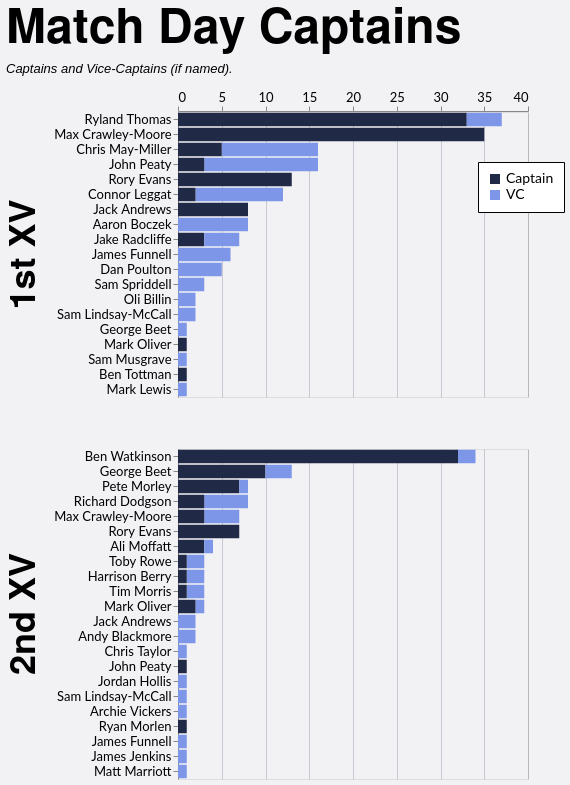

Express this chart as Vega-Lite.
### Vega-Lite specification from a JSON file in a GitHub repository (floating-point values rounded to 4 significant figures)
{"config": {"axis": {"labelFont": "Lato, sans-serif", "titleFont": "PT Sans Narrow, Helvetica Neue, Helvetica, Arial, sans-serif", "labelFontSize": 13, "titleFontSize": 24, "gridColor": "#202947", "gridOpacity": 0.2}, "header": {"labelFont": "PT Sans Narrow, Helvetica Neue, Helvetica, Arial, sans-serif", "titleFont": "PT Sans Narrow, Helvetica Neue, Helvetica, Arial, sans-serif", "labelFontSize": 24, "titleFontSize": 28, "labelFontWeight": "bold", "orient": "left"}, "legend": {"labelFont": "Lato, sans-serif", "titleFont": "PT Sans Narrow, Helvetica Neue, Helvetica, Arial, sans-serif", "labelFontSize": 14, "titleFontSize": 16, "titlePadding": 5, "fillColor": "white", "strokeColor": "black", "padding": 10, "titleFontWeight": "lighter", "titleFontStyle": "italic", "titleColor": "gray", "offset": 10}, "title": {"font": "PT Sans Narrow, Helvetica Neue, Helvetica, Arial, sans-serif", "fontSize": 48, "fontWeight": "bold", "anchor": "start", "align": "center", "titlePadding": 20, "subtitlePadding": 10, "subtitleFontSize": 13, "subtitleColor": "", "subtitleFontStyle": "italic", "offset": 15, "color": "black"}, "axisX": {"labelAngle": 0}, "facet": {"title": null, "header": null, "align": {"row": "each", "column": "each"}}, "resolve": {"scale": {"y": "independent", "facet": "independent"}}, "background": "#f2f1f4"}, "data": {"name": "data-dad5a3876a6ecd55a1030e6778a58838"}, "mark": {"type": "bar"}, "encoding": {"color": {"field": "is_captain", "legend": {"labelExpr": "datum.value ? 'Captain' : 'VC'", "legendX": 300, "legendY": 50, "orient": "none", "title": null}, "scale": {"domain": [true, false], "range": ["#202946", "#7d96e8"]}, "type": "nominal"}, "order": {"field": "is_captain", "sort": "descending", "type": "nominal"}, "row": {"field": "squad", "header": {"labelExpr": "datum.value + ' XV'", "labelFontSize": 36, "title": null}, "spacing": 50, "title": null, "type": "nominal"}, "tooltip": [{"field": "player", "type": "nominal"}, {"field": "squad", "type": "nominal"}, {"aggregate": "sum", "field": "games", "type": "quantitative"}, {"field": "is_captain", "type": "nominal"}], "x": {"aggregate": "sum", "axis": {"orient": "top", "title": null}, "field": "games", "type": "quantitative"}, "y": {"field": "player", "sort": "-x", "title": null, "type": "nominal"}}, "height": {"step": 15}, "resolve": {"scale": {"y": "independent"}}, "title": {"text": "Match Day Captains", "subtitle": "Captains and Vice-Captains (if named)."}, "width": 350, "$schema": "https://vega.github.io/schema/vega-lite/v5.20.1.json", "datasets": {"data-dad5a3876a6ecd55a1030e6778a58838": [{"player": "Max Crawley-Moore", "squad": "1st", "season": "2022/23", "game_type": "League", "is_captain": true, "games": 15}, {"player": "Ryland Thomas", "squad": "1st", "season": "2024/25", "game_type": "League", "is_captain": true, "games": 15}, {"player": "Ryland Thomas", "squad": "1st", "season": "2023/24", "game_type": "League", "is_captain": true, "games": 13}, {"player": "Ben Watkinson", "squad": "2nd", "season": "2021/22", "game_type": "League", "is_captain": true, "games": 9}, {"player": "Rory Evans", "squad": "1st", "season": "2025/26", "game_type": "League", "is_captain": true, "games": 9}, {"player": "Chris May-Miller", "squad": "1st", "season": "2024/25", "game_type": "League", "is_captain": false, "games": 9}, {"player": "Ben Watkinson", "squad": "2nd", "season": "2023/24", "game_type": "League", "is_captain": true, "games": 9}, {"player": "Connor Leggat", "squad": "1st", "season": "2023/24", "game_type": "League", "is_captain": false, "games": 9}, {"player": "Ben Watkinson", "squad": "2nd", "season": "2022/23", "game_type": "League", "is_captain": true, "games": 9}, {"player": "Max Crawley-Moore", "squad": "1st", "season": "2021/22", "game_type": "League", "is_captain": true, "games": 8}, {"player": "George Beet", "squad": "2nd", "season": "2025/26", "game_type": "League", "is_captain": true, "games": 6}, {"player": "Max Crawley-Moore", "squad": "1st", "season": "2023/24", "game_type": "League", "is_captain": true, "games": 5}, {"player": "Dan Poulton", "squad": "1st", "season": "2023/24", "game_type": "League", "is_captain": false, "games": 5}, {"player": "Chris May-Miller", "squad": "1st", "season": "2024/25", "game_type": "League", "is_captain": true, "games": 5}, {"player": "Jack Andrews", "squad": "1st", "season": "2021/22", "game_type": "Friendly", "is_captain": true, "games": 5}, {"player": "John Peaty", "squad": "1st", "season": "2022/23", "game_type": "League", "is_captain": false, "games": 4}, {"player": "John Peaty", "squad": "1st", "season": "2021/22", "game_type": "League", "is_captain": false, "games": 4}, {"player": "Pete Morley", "squad": "2nd", "season": "2024/25", "game_type": "League", "is_captain": true, "games": 4}, {"player": "Max Crawley-Moore", "squad": "2nd", "season": "2023/24", "game_type": "League", "is_captain": false, "games": 4}, {"player": "Aaron Boczek", "squad": "1st", "season": "2025/26", "game_type": "League", "is_captain": false, "games": 4}, {"player": "Jake Radcliffe", "squad": "1st", "season": "2025/26", "game_type": "League", "is_captain": true, "games": 3}, {"player": "James Funnell", "squad": "1st", "season": "2021/22", "game_type": "Friendly", "is_captain": false, "games": 3}, {"player": "Ryland Thomas", "squad": "1st", "season": "2023/24", "game_type": "League", "is_captain": false, "games": 3}, {"player": "Rory Evans", "squad": "2nd", "season": "2024/25", "game_type": "Friendly", "is_captain": true, "games": 3}, {"player": "Max Crawley-Moore", "squad": "1st", "season": "2022/23", "game_type": "Cup", "is_captain": true, "games": 3}, {"player": "Ryland Thomas", "squad": "1st", "season": "2023/24", "game_type": "Cup", "is_captain": true, "games": 3}, {"player": "Richard Dodgson", "squad": "2nd", "season": "2022/23", "game_type": "League", "is_captain": false, "games": 3}, {"player": "Jack Andrews", "squad": "1st", "season": "2021/22", "game_type": "League", "is_captain": true, "games": 3}, {"player": "Rory Evans", "squad": "2nd", "season": "2024/25", "game_type": "League", "is_captain": true, "games": 3}, {"player": "John Peaty", "squad": "1st", "season": "2024/25", "game_type": "League", "is_captain": false, "games": 3}, {"player": "Rory Evans", "squad": "1st", "season": "2025/26", "game_type": "Cup", "is_captain": true, "games": 3}, {"player": "Pete Morley", "squad": "2nd", "season": "2024/25", "game_type": "Friendly", "is_captain": true, "games": 3}, {"player": "Sam Spriddell", "squad": "1st", "season": "2024/25", "game_type": "League", "is_captain": false, "games": 3}, {"player": "Richard Dodgson", "squad": "2nd", "season": "2021/22", "game_type": "League", "is_captain": false, "games": 2}, {"player": "Ben Watkinson", "squad": "2nd", "season": "2021/22", "game_type": "Friendly", "is_captain": true, "games": 2}, {"player": "Jake Radcliffe", "squad": "1st", "season": "2025/26", "game_type": "League", "is_captain": false, "games": 2}, {"player": "Max Crawley-Moore", "squad": "2nd", "season": "2024/25", "game_type": "League", "is_captain": true, "games": 2}, {"player": "Toby Rowe", "squad": "2nd", "season": "2021/22", "game_type": "League", "is_captain": false, "games": 2}, {"player": "Jack Andrews", "squad": "2nd", "season": "2023/24", "game_type": "League", "is_captain": false, "games": 2}, {"player": "Ryland Thomas", "squad": "1st", "season": "2024/25", "game_type": "Cup", "is_captain": true, "games": 2}, {"player": "Ali Moffatt", "squad": "2nd", "season": "2021/22", "game_type": "League", "is_captain": true, "games": 2}, {"player": "Andy Blackmore", "squad": "2nd", "season": "2021/22", "game_type": "League", "is_captain": false, "games": 2}, {"player": "Max Crawley-Moore", "squad": "1st", "season": "2021/22", "game_type": "Cup", "is_captain": true, "games": 2}, {"player": "Ben Watkinson", "squad": "2nd", "season": "2022/23", "game_type": "Friendly", "is_captain": true, "games": 2}, {"player": "James Funnell", "squad": "1st", "season": "2021/22", "game_type": "League", "is_captain": false, "games": 2}, {"player": "George Beet", "squad": "2nd", "season": "2024/25", "game_type": "League", "is_captain": true, "games": 2}, {"player": "Jake Radcliffe", "squad": "1st", "season": "2025/26", "game_type": "Cup", "is_captain": false, "games": 2}, {"player": "Harrison Berry", "squad": "2nd", "season": "2025/26", "game_type": "League", "is_captain": false, "games": 2}, {"player": "Chris May-Miller", "squad": "1st", "season": "2024/25", "game_type": "Cup", "is_captain": false, "games": 2}, {"player": "George Beet", "squad": "2nd", "season": "2025/26", "game_type": "Cup", "is_captain": true, "games": 2}, {"player": "Tim Morris", "squad": "2nd", "season": "2023/24", "game_type": "League", "is_captain": false, "games": 2}, {"player": "Oli Billin", "squad": "1st", "season": "2023/24", "game_type": "Cup", "is_captain": false, "games": 1}, {"player": "James Funnell", "squad": "1st", "season": "2025/26", "game_type": "Friendly", "is_captain": false, "games": 1}, {"player": "Chris Taylor", "squad": "2nd", "season": "2021/22", "game_type": "Friendly", "is_captain": false, "games": 1}, {"player": "George Beet", "squad": "2nd", "season": "2024/25", "game_type": "League", "is_captain": false, "games": 1}, {"player": "George Beet", "squad": "1st", "season": "2025/26", "game_type": "Friendly", "is_captain": false, "games": 1}, {"player": "Ali Moffatt", "squad": "2nd", "season": "2021/22", "game_type": "Cup", "is_captain": true, "games": 1}, {"player": "Connor Leggat", "squad": "1st", "season": "2023/24", "game_type": "Friendly", "is_captain": true, "games": 1}, {"player": "Mark Oliver", "squad": "1st", "season": "2023/24", "game_type": "Cup", "is_captain": true, "games": 1}, {"player": "John Peaty", "squad": "2nd", "season": "2024/25", "game_type": "League", "is_captain": true, "games": 1}, {"player": "Ryland Thomas", "squad": "1st", "season": "2023/24", "game_type": "Cup", "is_captain": false, "games": 1}, {"player": "Jordan Hollis", "squad": "2nd", "season": "2021/22", "game_type": "League", "is_captain": false, "games": 1}, {"player": "Richard Dodgson", "squad": "2nd", "season": "2022/23", "game_type": "League", "is_captain": true, "games": 1}, {"player": "Pete Morley", "squad": "2nd", "season": "2021/22", "game_type": "League", "is_captain": false, "games": 1}, {"player": "Mark Oliver", "squad": "2nd", "season": "2023/24", "game_type": "League", "is_captain": false, "games": 1}, {"player": "Sam Lindsay-McCall", "squad": "2nd", "season": "2024/25", "game_type": "Friendly", "is_captain": false, "games": 1}, {"player": "Sam Lindsay-McCall", "squad": "1st", "season": "2021/22", "game_type": "Friendly", "is_captain": false, "games": 1}, {"player": "Toby Rowe", "squad": "2nd", "season": "2021/22", "game_type": "Cup", "is_captain": true, "games": 1}, {"player": "Ali Moffatt", "squad": "2nd", "season": "2021/22", "game_type": "League", "is_captain": false, "games": 1}, {"player": "Harrison Berry", "squad": "2nd", "season": "2025/26", "game_type": "League", "is_captain": true, "games": 1}, {"player": "Max Crawley-Moore", "squad": "1st", "season": "2021/22", "game_type": "Friendly", "is_captain": true, "games": 1}, {"player": "Connor Leggat", "squad": "1st", "season": "2023/24", "game_type": "League", "is_captain": true, "games": 1}, {"player": "Max Crawley-Moore", "squad": "1st", "season": "2023/24", "game_type": "Friendly", "is_captain": true, "games": 1}, {"player": "Sam Musgrave", "squad": "1st", "season": "2023/24", "game_type": "League", "is_captain": false, "games": 1}, {"player": "Richard Dodgson", "squad": "2nd", "season": "2022/23", "game_type": "Cup", "is_captain": true, "games": 1}, {"player": "Tim Morris", "squad": "2nd", "season": "2024/25", "game_type": "League", "is_captain": true, "games": 1}, {"player": "Archie Vickers", "squad": "2nd", "season": "2023/24", "game_type": "Friendly", "is_captain": false, "games": 1}, {"player": "Aaron Boczek", "squad": "1st", "season": "2023/24", "game_type": "Cup", "is_captain": false, "games": 1}, {"player": "Connor Leggat", "squad": "1st", "season": "2025/26", "game_type": "League", "is_captain": false, "games": 1}, {"player": "Ryan Morlen", "squad": "2nd", "season": "2023/24", "game_type": "League", "is_captain": true, "games": 1}, {"player": "Max Crawley-Moore", "squad": "2nd", "season": "2023/24", "game_type": "League", "is_captain": true, "games": 1}, {"player": "John Peaty", "squad": "1st", "season": "2024/25", "game_type": "League", "is_captain": true, "games": 1}, {"player": "Oli Billin", "squad": "1st", "season": "2023/24", "game_type": "Friendly", "is_captain": false, "games": 1}, {"player": "George Beet", "squad": "2nd", "season": "2021/22", "game_type": "League", "is_captain": false, "games": 1}, {"player": "Mark Oliver", "squad": "2nd", "season": "2023/24", "game_type": "League", "is_captain": true, "games": 1}, {"player": "Ben Watkinson", "squad": "2nd", "season": "2021/22", "game_type": "Cup", "is_captain": false, "games": 1}, {"player": "Ben Watkinson", "squad": "2nd", "season": "2022/23", "game_type": "League", "is_captain": false, "games": 1}, {"player": "Rory Evans", "squad": "1st", "season": "2025/26", "game_type": "Friendly", "is_captain": true, "games": 1}, {"player": "George Beet", "squad": "2nd", "season": "2024/25", "game_type": "Friendly", "is_captain": false, "games": 1}, {"player": "Richard Dodgson", "squad": "2nd", "season": "2021/22", "game_type": "League", "is_captain": true, "games": 1}, {"player": "Ben Watkinson", "squad": "2nd", "season": "2023/24", "game_type": "Friendly", "is_captain": true, "games": 1}, {"player": "James Funnell", "squad": "2nd", "season": "2023/24", "game_type": "League", "is_captain": false, "games": 1}, {"player": "Rory Evans", "squad": "2nd", "season": "2024/25", "game_type": "Cup", "is_captain": true, "games": 1}, {"player": "John Peaty", "squad": "1st", "season": "2023/24", "game_type": "League", "is_captain": true, "games": 1}, {"player": "James Jenkins", "squad": "2nd", "season": "2022/23", "game_type": "Friendly", "is_captain": false, "games": 1}, {"player": "John Peaty", "squad": "1st", "season": "2022/23", "game_type": "League", "is_captain": true, "games": 1}, {"player": "Ben Tottman", "squad": "1st", "season": "2024/25", "game_type": "League", "is_captain": true, "games": 1}, {"player": "Aaron Boczek", "squad": "1st", "season": "2022/23", "game_type": "League", "is_captain": false, "games": 1}, {"player": "John Peaty", "squad": "1st", "season": "2021/22", "game_type": "Cup", "is_captain": false, "games": 1}, {"player": "Aaron Boczek", "squad": "1st", "season": "2023/24", "game_type": "League", "is_captain": false, "games": 1}, {"player": "Aaron Boczek", "squad": "1st", "season": "2025/26", "game_type": "Cup", "is_captain": false, "games": 1}, {"player": "Mark Lewis", "squad": "1st", "season": "2025/26", "game_type": "League", "is_captain": false, "games": 1}, {"player": "Mark Oliver", "squad": "2nd", "season": "2023/24", "game_type": "Friendly", "is_captain": true, "games": 1}, {"player": "Matt Marriott", "squad": "2nd", "season": "2021/22", "game_type": "League", "is_captain": false, "games": 1}, {"player": "John Peaty", "squad": "1st", "season": "2021/22", "game_type": "Friendly", "is_captain": false, "games": 1}, {"player": "Sam Lindsay-McCall", "squad": "1st", "season": "2023/24", "game_type": "Friendly", "is_captain": false, "games": 1}]}}
